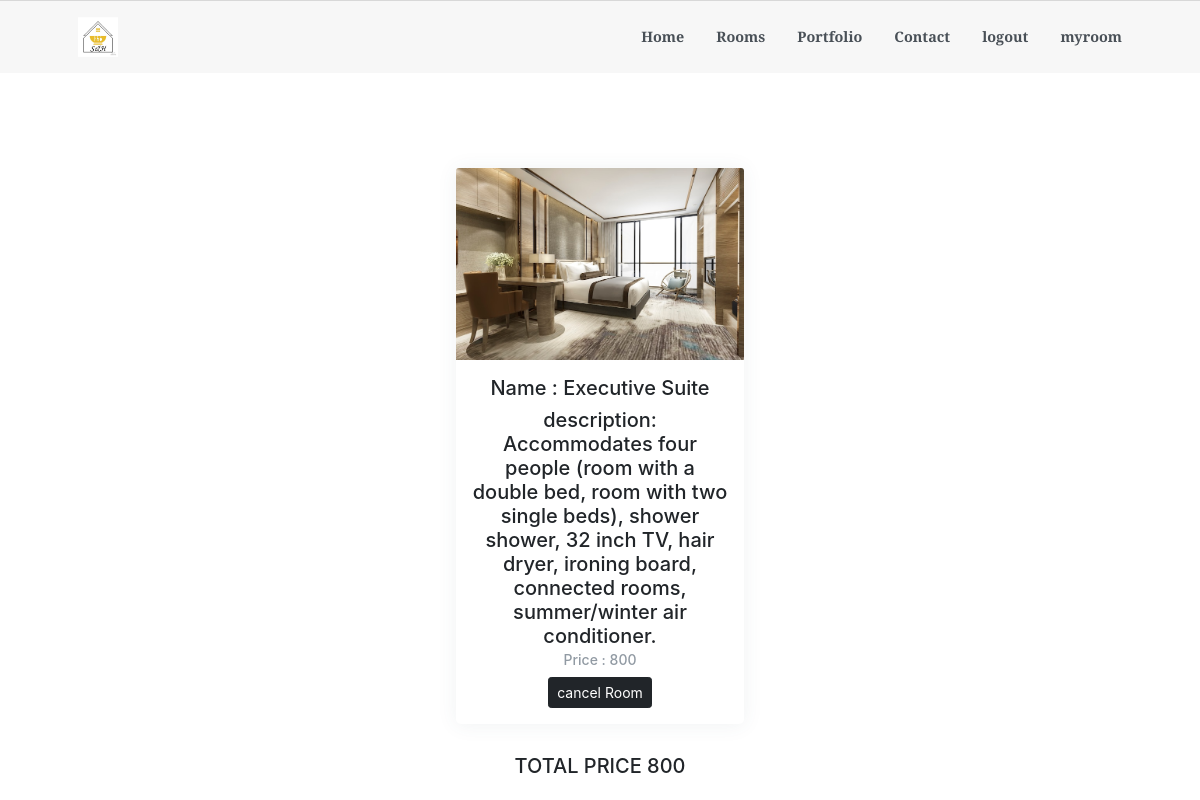
The page /myroom.php (signed in) on the database its author committed.
### tables this page shows
CREATE TABLE `room` (
  `id` int(11) NOT NULL,
  `roomtype` varchar(200) NOT NULL,
  `image` varchar(200) NOT NULL DEFAULT '/assets/img',
  `description` text NOT NULL,
  `price` float NOT NULL
);

### myroom.php (the view, shortened to what this page needs)
<?php
include 'template/header.php'; ?>
<br><br><br><br><br><br><br>
<?php
if(isset($_SESSION['loggedIn']) and $_SESSION['loggedIn'] === true){
    $user_id = $_SESSION['user_id'];
    $listOrders = mysqli_query($conn, "SELECT * FROM `add` WHERE user_id='$user_id'AND `status`= 'uncompleted' ");
    if(mysqli_num_rows($listOrders) > 0){
        echo '<div class="row">';
        $totalPrice = 0;
        while($row = mysqli_fetch_assoc($listOrders)):
            $pid =$row['room_id'];
            $products = mysqli_query($conn, "SELECT * FROM `room` WHERE id='$pid'");
            if(mysqli_num_rows($products) > 0 ){
                while($p = mysqli_fetch_assoc($products)):
                    echo ' <center> <div class="card" style="width: 18rem;">
                    <img src="'.$p['image'].'" class="card-img-top">
                    <div class="card-body">
                      <h5 class="card-title">Name : '.$p['roomtype'].'</h5>
                      <h5 class="card-title"> description: '.$p['description'].'</h5>
                      <h6 class="card-subtitle mb-2 text-muted">Price : '.$p['price'].'</h6>
                      <a href="myroom.php?action=cancel&id='.$p['id'].'" class="btn btn-dark btn-sm">cancel Room</a>
                    </div>
                  </div>';
                  $totalPrice += $p['price'];
                 endwhile;
            }
        endwhile;
        echo '</div>';
        echo " <center> <h5>TOTAL PRICE $totalPrice</h5> </center>";
    }else{
    echo '<div class="alert alert-warning"> you have an empty room</div>';
    }
}

### rows shown on the page
room: image (picture), roomtype "Executive Suite", description "Accommodates four people (room with a double bed, room with two single beds), shower shower, 32 inch TV, hair dryer, ironing board, connected rooms, summer/winter air conditioner.", price "800"

### other values the page prints
$totalPrice "800"
